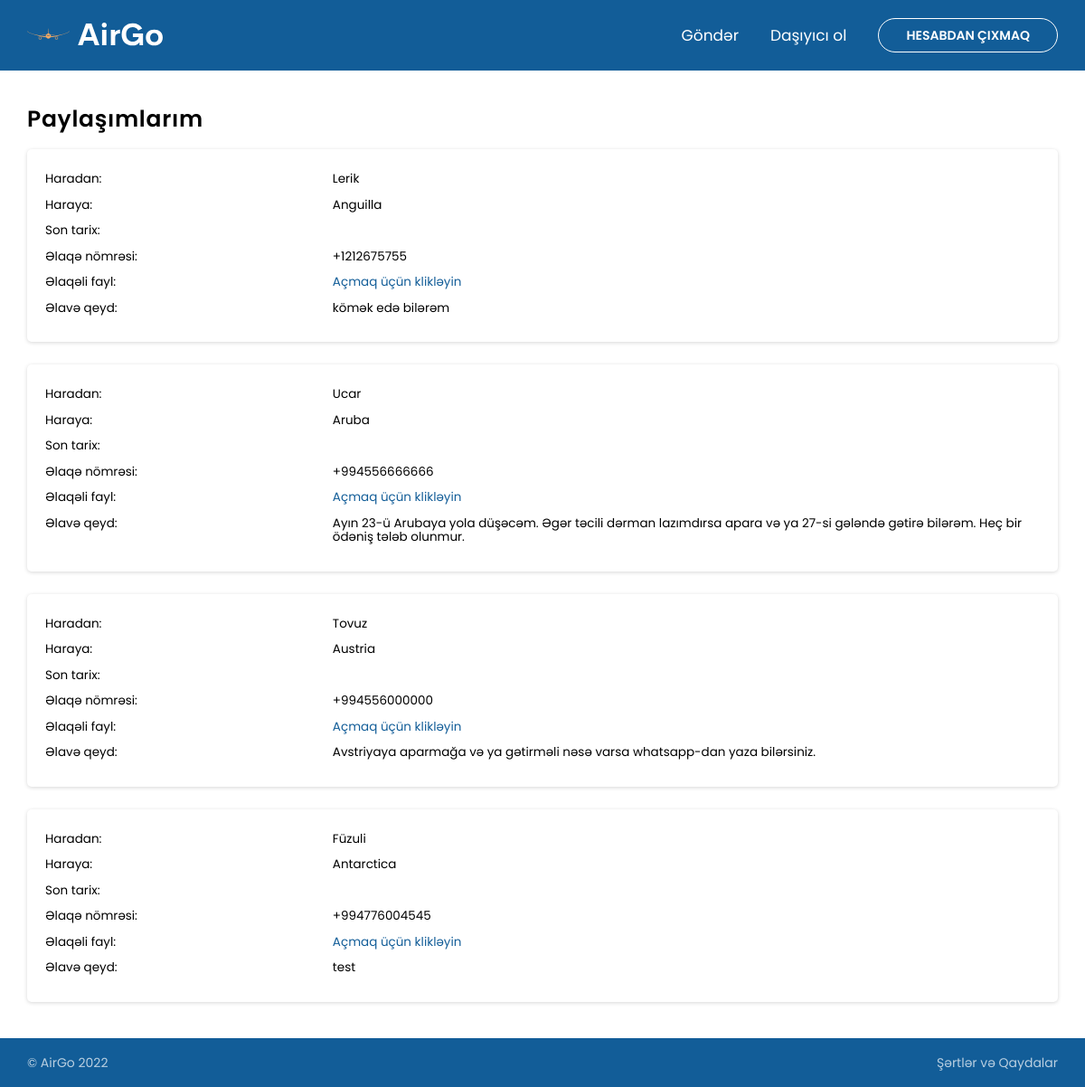
The app's page /account/ (signed in) with its own data.
### sender_jobs/models.py (models this page shows, shortened)
class CarrierJobs(models.Model):
    location = models.CharField(max_length=150)
    departure_date = models.DateField()
    destination = models.CharField(max_length=150)
    arrival_date = models.DateField()
    contact_number = models.CharField(
        max_length=50, null=False, blank=False, unique=True)
    additional_note = models.TextField()
    date_created = models.DateTimeField(default=timezone.now)
    owner = models.ForeignKey(Account, on_delete=models.CASCADE)

### sender_jobs/views.py (the view)
# urls.py: path('account/', jobs_views.account, name="account_page"),
@login_required(login_url='join_page')
def account(request):
    current_user = request.user
    my_posts = CarrierJobs.objects.all().filter(owner=current_user)
    form = CarrierForm()
    context = {'my_posts': my_posts,
               'form': form, }
    return render(request, 'account.html', context)

### sender_jobs/templates/account.html (shortened to what this page needs)
{% load static %}
<!DOCTYPE html>
<html lang="en">
  <head>
    <link rel="stylesheet" href="{% static 'app/css/account.css' %}" />
  </head>
  <body>
    <section class="navbar-mini">
      <nav class="block container">
        <a href="{% url 'home_page' %}" class="nav__logo">
        </a>
        <ul class="nav__list">
          <li><a href="{% url 'senders_page' %}">Göndər</a></li>
          <li><a href="{% url 'carriers_page' %}">Daşıyıcı ol</a></li>
          <li><a href="{% url 'logout' %}">Hesabdan çıxmaq</a></li>
        </ul>
      </nav>
    </section>
    <main class="block container">
      <h1>Paylaşımlarım</h1>
      <section class="block posts-container">
        {% for post in my_posts %}
        <div class="posts-container">
          <div class="post">
            <div class="post__detail">
              <span>Haradan:</span>
              <p>{{post.location}}</p>
            </div>
            <div class="post__detail">
              <span>Haraya:</span>
              <p>{{post.destination}}</p>
            </div>
            <div class="post__detail">
              <span>Son tarix:</span>
              <p>{{post.due_date}}</p>
            </div>
            <div class="post__detail">
              <span>Əlaqə nömrəsi:</span>
              <p>{{post.contact_number}}</p>
            </div>
            <div class="post__detail">
              <span>Əlaqəli fayl:</span>
              <a href="{{post.add_image.url}}" target="_blank">
                Açmaq üçün klikləyin
              </a>
            </div>
            <div class="post__detail">
              <span>Əlavə qeyd:</span>
              <p>{{post.additional_note}}</p>
            </div>
          </div>
        </div>
        {% endfor %}
      </section>
    </main>
    <section class="footer-mini block">
      <footer class="container">
        <p>&copy; AirGo 2022</p>
        <a href="{% static 'app/documents/terms.pdf' %}"
        target="_blank"
        rel="noopener noreferrer"
          >Şərtlər və Qaydalar</a
        >
      </footer>
    </section>
  </body>
</html>

### static/app/css/account.css (style rules this page uses)
*, *::after, *::before { box-sizing: border-box; }
html, body, div, span, applet, object, iframe, h1, h2, h3, h4, h5, h6, p, blockquote, pre, a, abbr, acronym, address, big, cite, code, del, dfn, em, img, ins, kbd, q, s, samp, small, strike, strong, sub, sup, tt, var, b, u, i, center, dl, dt, dd, ol, ul, li, fieldset, form, label, legend, table, caption, tbody, tfoot, thead, tr, th, td, article, aside, canvas, details, embed, figure, figcaption, footer, header, hgroup, menu, nav, output, ruby, section, summary, time, mark, audio, video { margin: 0; padding: 0; border: 0; font-size: 100%; font: inherit; vertical-align: baseline; }
article, aside, details, figcaption, figure, footer, header, hgroup, menu, nav, section { display: block; }
html { scroll-behavior: smooth; }
body { line-height: 1; }
ol, ul { list-style: none; }
a { text-decoration: none; color: inherit; }
ul { list-style: none; }
html { font-size: 62.5%; }
body, input { font-family: "Poppins", sans-serif; }
h1, h2, h3, h4, h5 { font-weight: 700; letter-spacing: 0.7px; }
.posts-container { display: flex; flex-direction: column; gap: 2.5rem; }
.posts-container .post { font-size: 1.35rem; background-color: #fff; line-height: 1.55rem; display: flex; flex-direction: column; gap: 1.5rem; box-shadow: rgba(0, 0, 0, 0.16) 0px 1px 4px; border-radius: 5px; padding: 2.5rem 2rem 3rem; }
.posts-container .post__detail { display: grid; row-gap: 0.5rem; }
.posts-container .post__detail a { color: #125d98; transition: all 0.5s; }
@media (min-width: 576px) { .posts-container .post { font-size: 1.35rem; line-height: 1.55rem; display: flex; flex-direction: column; gap: 1.3rem; } }
@media (min-width: 576px) { .posts-container .post__detail { grid-template-columns: 2fr 5fr; column-gap: 0.5rem; } }
.block { padding-left: 1.6rem; padding-right: 1.6rem; }
@media (min-width: 768px) { .block { padding-left: 0; padding-right: 0; } }
.container { margin: 0 auto; }
@media (min-width: 768px) { .container { max-width: 720px; } }
@media (min-width: 992px) { .container { max-width: 960px; } }
@media (min-width: 1200px) { .container { max-width: 1140px; } }
nav { display: flex; align-items: center; justify-content: space-between; padding: 2rem 0; position: relative; }
nav .nav__logo svg { width: 120px; }
nav .nav__list { display: flex; flex-direction: column; position: absolute; align-items: center; font-size: 2.5rem; top: 100%; left: 0; right: 0; gap: 1.5rem; color: #fff; overflow: hidden; height: 0; transition: all 0.5s; background: #f7b67a; padding: 0; }
nav .nav__list li:last-of-type { background-color: transparent; border: 0; border-radius: 49px; color: #fff; cursor: pointer; font-size: 1.4rem; text-align: center; font-weight: 600; text-transform: uppercase; line-height: 1.6rem; transition: all 0.5s; border: 1.5px solid #fff; font-size: 1.9rem; padding: 1rem 3rem; }
nav .nav__list li:last-of-type a { transition: all 0.5s; }
@media (min-width: 768px) { nav { padding: 2.5rem 0; } }
@media (min-width: 768px) { nav .nav__logo svg { width: 150px; } }
@media (min-width: 768px) { nav .nav__list { height: auto; background: transparent; padding: 0; position: static; flex-direction: row; font-size: 1.7rem; gap: 3.5rem; } }
@media (min-width: 768px) { nav .nav__list li:last-of-type { font-size: 1.4rem; } }
.navbar-mini { background: #125d98; }
.navbar-mini nav { padding-top: 2rem; padding-bottom: 2rem; }
.footer-mini { background: #125d98; padding-top: 2rem; padding-bottom: 2rem; }
.footer, .footer-mini { color: #fff; }
.footer footer, .footer-mini footer { display: flex; justify-content: space-between; align-items: center; font-size: 1.4rem; opacity: 0.7; }
.footer footer a, .footer-mini footer a { transition: all 0.5s; }
main { min-height: calc(100vh - 54px - 67px); padding-top: 5rem; padding-bottom: 6rem; display: flex; flex-direction: column; gap: 2rem; }
main h1 { font-size: 2.5rem; line-height: 2.7rem; font-weight: 600; }
@media (min-width: 768px) { main { padding-top: 4rem; padding-bottom: 4rem; min-height: calc(100vh - 54px - 79px); } }

### records on screen
CarrierJobs: location "Lerik", destination "Anguilla", contact_number "+1212675755", additional_note "kömək edə bilərəm"
CarrierJobs: location "Ucar", destination "Aruba", contact_number "+994556666666", additional_note "Ayın 23-ü Arubaya yola düşəcəm. Əgər təcili dərman lazımdırsa apara və ya 27-si gələndə gətirə bilərəm. Heç bir ödəniş tələb olunmur."
CarrierJobs: location "Tovuz", destination "Austria", contact_number "+994556000000", additional_note "Avstriyaya aparmağa və ya gətirməli nəsə varsa whatsapp-dan yaza bilərsiniz."
CarrierJobs: location "Füzuli", destination "Antarctica", contact_number "+994776004545", additional_note "test"
